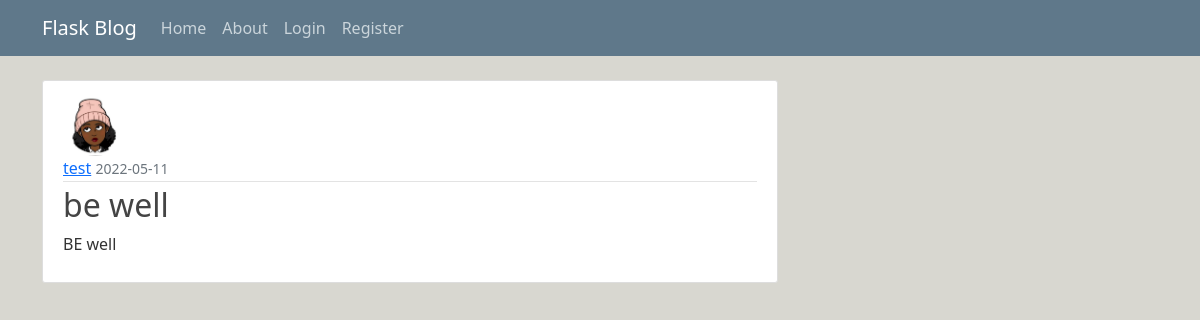
/post/1, run on an earlier commit of the app's database.
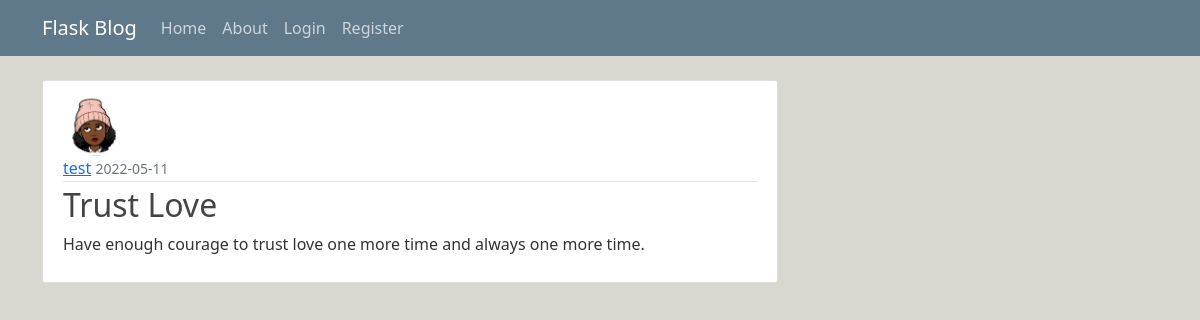
And on a later commit of the database.
### pitch/models.py (models this page shows, shortened)
class User(db.Model, UserMixin):
  id = db.Column(db.Integer, primary_key=True)
  username = db.Column(db.String(20),unique=True, nullable=False)
  email = db.Column(db.String(120),unique=True, nullable=False)
  image_file = db.Column(db.String(20), nullable=False, default='default.jpg')
  password = db.Column(db.String(60),nullable=False)
  posts=db.relationship('Post',backref='author', lazy=True)

class Post(db.Model):
  id = db.Column(db.Integer, primary_key=True)
  title= db.Column(db.String(100),nullable=False)
  date_posted= db.Column(db.DateTime, nullable=False, default=datetime.utcnow)
  content= db.Column(db.Text,nullable=False)
  category = db.Column(db.Text, nullable=False)
  user_id= db.Column(db.Integer,db.ForeignKey('user.id'),nullable=False)

### pitch/routes.py (the view)
@app.route("/post/<int:post_id>")
def post(post_id):
    post = Post.query.get_or_404(post_id)
    return render_template('post.html', title=post.title, post=post)

### pitch/templates/post.html (shortened to what this page needs)
{% extends 'base.html'%}
{% block content %}
<article class="media content-section">
  <img class="rounded-circle article-img" src="{{ url_for('static', filename='images/' + post.author.image_file) }}">
  <div class="media-body">
    <div class="article-metadata">
      <a class="mr-2" href="#">{{ post.author.username }}</a>
      <small class="text-muted">{{ post.date_posted.strftime('%Y-%m-%d') }}</small>
    </div>
    <h2 class="article-title">{{ post.title }}</h2>
    <p class="article-content">{{ post.content }}</p>
  </div>
</article>
{% endblock content %}

### pitch/templates/base.html (shortened to what this page needs)
<!DOCTYPE html>
<html lang="en">
<head>
  <link href="https://cdn.jsdelivr.net/npm/bootstrap@5.1.3/dist/css/bootstrap.min.css" rel="stylesheet">
  <link
  rel="stylesheet"
  href="https://use.fontawesome.com/releases/v5.1.1/css/all.css"
/>
  <link rel="stylesheet" type="text/css" href="{{ url_for('static', filename='main.css') }}">
</head>
<body>
  <header class="site-header">
    <nav class="navbar navbar-expand-md navbar-dark bg-steel fixed-top">
      <div class="container">
        <a class="navbar-brand mr-4" href="/">Flask Blog</a>
        <div class="collapse navbar-collapse" id="navbarToggle">
          <div class="navbar-nav mr-auto">
            <a class="nav-item nav-link" href="{{url_for('home')}}">Home</a>
            <a class="nav-item nav-link" href="{{url_for('about')}}">About</a>
          </div>
          <div class="navbar-nav">
            {% if current_user.is_authenticated %}
            <a class="nav-item nav-link" href="{{ url_for('new_post')}}">New Post</a>
            <a class="nav-item nav-link" href="{{ url_for('account')}}">Account</a>
            <a class="nav-item nav-link" href="{{ url_for('logout')}}">Logout</a>
            {% else %}
            <a class="nav-item nav-link" href="{{url_for('login')}}">Login</a>
            <a class="nav-item nav-link" href="{{url_for('register')}}">Register</a>
            {% endif %}
          </div>
        </div>
      </div>
    </nav>
  </header>
  <main role="main" class="container">
    <div class="row">
      <div class="col-md-8">
        {% block content %}{% endblock %}
      </div>
      </div>
  </main>
</body>
</html>

### pitch/static/main.css (style rules this page uses)
body { background-color:#87846e51; color: #333333; margin-top: 5rem; }
h1, h2, h3, h4, h5, h6 { color: #444444; }
.bg-steel { background-color: #5f788a; }
.site-header .navbar-nav .nav-link { color: #cbd5db; }
.content-section { background: #ffffff; padding: 10px 20px; border: 1px solid #dddddd; border-radius: 3px; margin-bottom: 20px; }
.article-title { color: #444444; }
.article-content { white-space: pre-line; }
.article-img { height: 65px; width: 65px; margin-right: 16px; }
.article-metadata { padding-bottom: 1px; margin-bottom: 4px; border-bottom: 1px solid #e3e3e3 }

What changed in the data, as far as the page shows it:
changed Post: title "be well" → "Trust Love"; content "BE well" → "Have enough courage to trust love one more time and always one more time."
